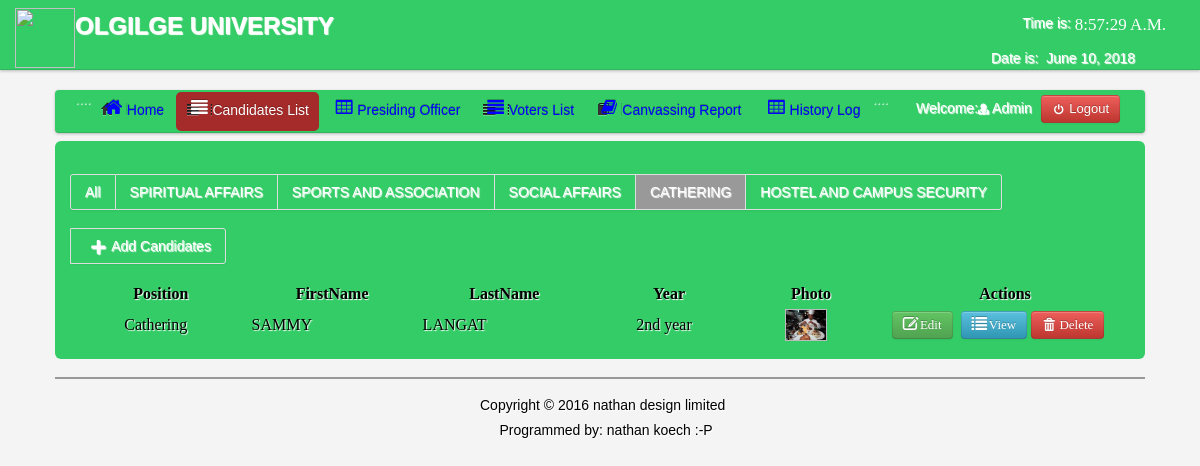
The app's page /voting/admin/2nd_year.php (signed in) with its own data.
### tables this page shows
CREATE TABLE IF NOT EXISTS `users` (
  `User_id` int(11) NOT NULL AUTO_INCREMENT,
  `FirstName` varchar(100) NOT NULL,
  `LastName` varchar(100) NOT NULL,
  `UserName` varchar(100) NOT NULL,
  `Password` varchar(100) NOT NULL,
  `User_Type` varchar(50) NOT NULL,
  PRIMARY KEY (`User_id`)
);

CREATE TABLE IF NOT EXISTS `candidate` (
  `CandidateID` int(11) NOT NULL AUTO_INCREMENT,
  `abc` varchar(100) NOT NULL,
  `Position` varchar(200) NOT NULL,
  `Party` varchar(100) NOT NULL,
  `FirstName` varchar(200) NOT NULL,
  `LastName` varchar(200) NOT NULL,
  `MiddleName` varchar(100) NOT NULL,
  `Gender` varchar(6) NOT NULL,
  `Year` varchar(100) NOT NULL,
  `Photo` varchar(200) NOT NULL,
  `status` int(10) NOT NULL,
  PRIMARY KEY (`CandidateID`)
);

### voting/admin/session.php (called while the page is built, shortened)
<?php
$id_session=$_SESSION['id'];
?>

### voting/admin/2nd_year.php (the view, shortened to what this page needs)
<?php
include('header.php');
include('session.php');
?>
</head>
<body>
<?php include('nav_top.php'); ?>
<div class="wrapper">
<div class="home_body">
<div class="navbar">
	<div class="navbar-inner">
	<div class="container">
	<ul class="nav nav-pills">
	  <li>....</li>
	  <li><a href="home.php"><i class="icon-home icon-large"></i>Home</a></li>
	  <li  class="active"><a  href="candidate_list.php"><i class="icon-align-justify icon-large"></i>Candidates List</a></li>
	  <li><a  href="History.php"><i class="icon-table icon-large"></i>Presiding Officer</a>
	  <li class=""><a  href="voter_list.php"><i class="icon-align-justify icon-large"></i>Voters List</a></li>
		 <li><a  href="canvassing_report.php"><i class="icon-book icon-large"></i>Canvassing Report</a></li>
		    <li><a  href="History.php"><i class="icon-table icon-large"></i>History Log</a>
		   <div class="modal hide fade" id="about">
		   <li>....</li>
	 </ul>
	<form class="navbar-form pull-right">
		<?php $result=mysql_query("select * from users where User_id='$id_session'");
	$row=mysql_fetch_array($result);
	?>
	<font color="white">Welcome:<i class="icon-user-md"></i><?php echo $row['User_Type']; ?></font>
	<a class="btn btn-danger" id="logout" data-toggle="modal" href="#myModal"><i class="icon-off"></i>&nbsp;Logout</a>
	</form>
	</div>
	</div>
	</div>
	<div id="element" class="hero-body">
       <div class="pagination">
    <ul>
    <li><a href="candidate_list.php"><font color="white">All</font></a></li>
    <li><a href="candidate_for_governor.php"><font color="white">SPIRITUAL AFFAIRS</font></a></li>
    <li><a href="candidate_for_vice-governor.php"><font color="white">SPORTS AND ASSOCIATION</font></a></li>
    <li><a href="1st_year.php"><font color="white">SOCIAL AFFAIRS</font></a></li>
    <li  class="active"><a href="2nd_year.php"><font color="white">CATHERING</font></a></li>
    <li><a href="3rd_year.php"><font color="white">HOSTEL AND CAMPUS SECURITY</font></a></li>
    </ul>
    </div>
	<div class="pagination">
		  <ul>
		      <li><a href="new_candidate.php"><font color="white"><i class="icon-plus icon-large"></i>Add Candidates</font></a></li>
   		 </ul>
	</div>
	<table class="users-table">
<div class="demo_jui">
		<table cellpadding="0" cellspacing="0" border="0" class="display" id="log" class="jtable">
			<thead>
				<tr>
				<th>Position</th>
				<th>FirstName</th>
				<th>LastName</th>
				<th>Year</th>
				<th>Photo</th>
				<th>Actions</th>
				</tr>
			</thead>
			<tbody>
<?php $candidate_query=mysql_query("select  * from candidate where Position='Cathering' AND status=1");
		while($candidate_rows=mysql_fetch_array($candidate_query)){ $id=$candidate_rows['CandidateID'];
		?>
<tr class="del<?php echo $id ?>">
	<td align="center"><?php echo $candidate_rows['Position']; ?></td>
	<td><?php echo $candidate_rows['FirstName']; ?></td>
	<td><?php echo $candidate_rows['LastName']; ?></td>
	<td align="center"><?php echo $candidate_rows['Year']; ?></td>
	<td align="center"><img class="pic" width="40" height="30" src="<?php echo $candidate_rows['Photo'];?>" border="0" onmouseover="showtrail('<?php echo $candidate_rows['Photo'];?>','<?php echo $candidate_rows['FirstName']." ".$candidate_rows['LastName'];?> ',200,5)" onmouseout="hidetrail()"></a></td>
	<td width="240" align="center">
	<a class="btn btn-Success" href="edit_candidate.php<?php echo '?id='.$id; ?>"><i class="icon-edit icon-large"></i>&nbsp;Edit</a>&nbsp;
	<a class="btn btn-info"  data-toggle="modal" href="#<?php echo $id; ?>" ><i class="icon-list icon-large"></i>&nbsp;View</a>
	<a class="btn btn-danger1" id="<?php echo $id; ?>"><i class="icon-trash icon-large"></i>&nbsp;Delete</a>&nbsp;
	</td>
		</div>
		</div>
<?php } ?>
	</div>
	</div>
<?php include('footer.php')?>
</body>
</html>

### voting/admin/css/datatable/demo_table_jui.css (style rules this page uses)
table.display thead th { cursor: pointer; padding: 3px 0 3px 10px; }
table.display { border-collapse: collapse; clear: both; margin: 0 auto; width: 100%; }
table.display td { padding: 3px 10px; }

### voting/admin/css/Home.css (style rules this page uses)
* { margin:0; padding:0; }
body { font-family:"Trebuchet MS", "Myriad Pro", Arial, sans-serif; font-size:14px; background-color: #fff; background:#f4f4f4 url(../images/bg.gif) repeat top left; text-shadow:1px 1px 1px #fff; background-position: 0 0px; }
.wrapper { width:1090px; margin:10px auto; }
.navbar .navbar-inner { background: #3C6; }

### records on screen
users: User_Type "Admin"
candidate: Position "Cathering", FirstName "SAMMY", LastName "LANGAT", Year "2nd year", Photo (picture)
